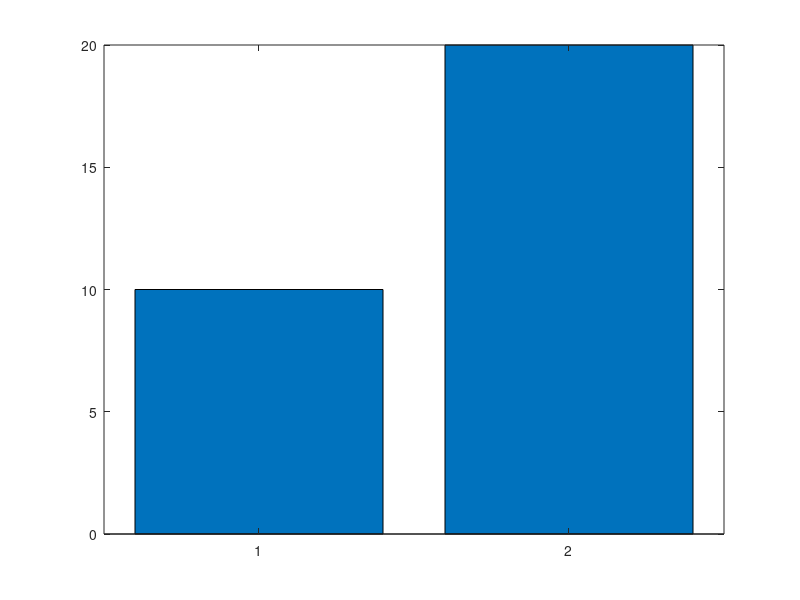

The MATLAB script that drew this image: (Note: this script raises an error after producing the figure.)
% Define data
values = [10, 20];
colors = {'r', 'b'}; % Use 'r' for red and 'b' for blue

% Create bar chart
b = bar(values);
b.FaceColor = 'flat';
b.CData(1,:) = centers(4,:)/255;


% Add labels and title
xlabel('Bars');
ylabel('Values');
title('Custom Bar Chart');

% Add legend
legend('Bar 1', 'Bar 2');
